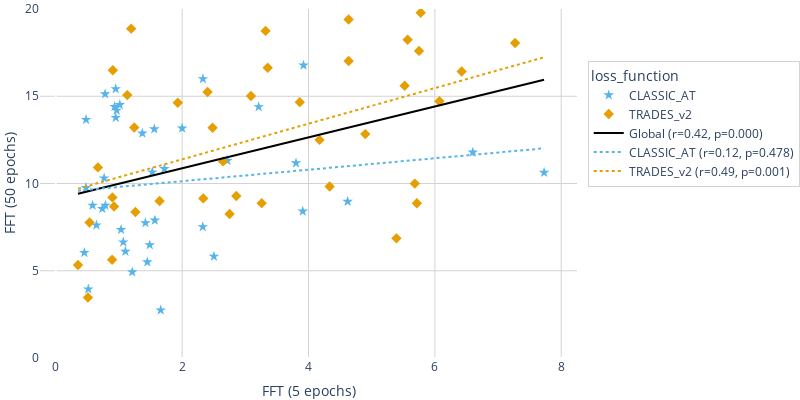
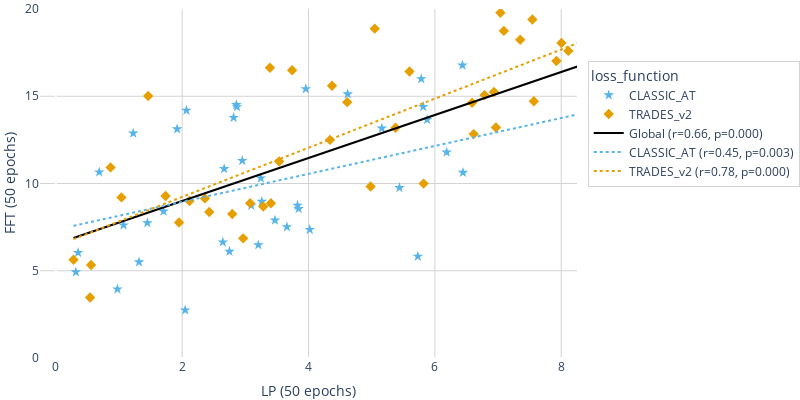

Notebook source saved alongside these figures, in order:
### Code cell
import pandas as pd
import plotly.express as px
import plotly.graph_objects as go
from scipy.stats import spearmanr, linregress
import numpy as np

# Assumes df is already defined
from process_database import process_rankings, global_grouped_dataset

grouped_df = process_rankings(global_grouped_dataset(df))
grouped_df.columns = ['_'.join(col).strip() if isinstance(col, tuple) else col for col in grouped_df.columns]
grouped_df = grouped_df.reset_index()

sub_df = grouped_df[["ft_strategy", "model_type", "model_size", "backbone", "loss_function", "TOTAL_score_sum"]]

pivot_df = sub_df.pivot_table(
    index=["backbone", "loss_function", "model_type", "model_size"],
    columns="ft_strategy",
    values="TOTAL_score_sum"
).reset_index()

symbol_map = {"TRADES_v2": "diamond", "CLASSIC_AT": "star"}
color_map = {"TRADES_v2": "#E69F00", "CLASSIC_AT": "#56B4E9"}  # Assign colors by loss_function

for (x1, x2) in [("FFT (5 epochs)", "FFT (50 epochs)"), ("LP (50 epochs)", "FFT (50 epochs)")]:
    pivot_df = pivot_df.fillna(0)
    x, y = pivot_df[x1], pivot_df[x2]
    r_global, p_global = spearmanr(x, y)
    m_global, b_global, *_ = linregress(x, y)
    x_range = np.linspace(x.min(), x.max(), 100)

    # Base scatter
    fig = px.scatter(
        pivot_df, x=x1, y=x2,
        color="loss_function",
        symbol="loss_function",
        color_discrete_map=color_map,
        symbol_map=symbol_map,
    )

    # Global regression line
    fig.add_trace(go.Scatter(
        x=x_range,
        y=m_global * x_range + b_global,
        mode="lines",
        line=dict(color="black", width=2),
        name=f"Global (r={r_global:.2f}, p={p_global:.3f})"
    ))

    # Per-loss-function lines
    for loss_fn in pivot_df["loss_function"].unique():
        subset = pivot_df[pivot_df["loss_function"] == loss_fn]
        if len(subset) < 2:
            continue
        xg, yg = subset[x1], subset[x2]
        rg, pg = spearmanr(xg, yg)
        mg, bg, *_ = linregress(xg, yg)
        fig.add_trace(go.Scatter(
            x=x_range,
            y=mg * x_range + bg,
            mode="lines",
            line=dict(color=color_map[loss_fn], dash="dot"),
            name=f"{loss_fn} (r={rg:.2f}, p={pg:.3f})"
        ))

    fig.update_layout(
        margin=dict(l=0, r=0, t=0, b=0),
        width=800, height=400,
        plot_bgcolor="white", paper_bgcolor="white",
        xaxis=dict(showgrid=True, gridcolor="lightgrey", range=[-0.25, 8.25]),
        yaxis=dict(showgrid=True, gridcolor="lightgrey", range=[0, 20]),
        legend=dict(
            font=dict(size=12),
            y=0.85,
            bgcolor="rgba(255,255,255,1)",
            bordercolor="lightgrey",
            borderwidth=1
        )
    )

    fig.update_traces(marker=dict(size=8, line=dict(width=0)))
    fig.show()
    fig.write_image(f"./paper_figures/low_cost_proxy_{x1.replace(' ', '_')}.png", scale=3)
